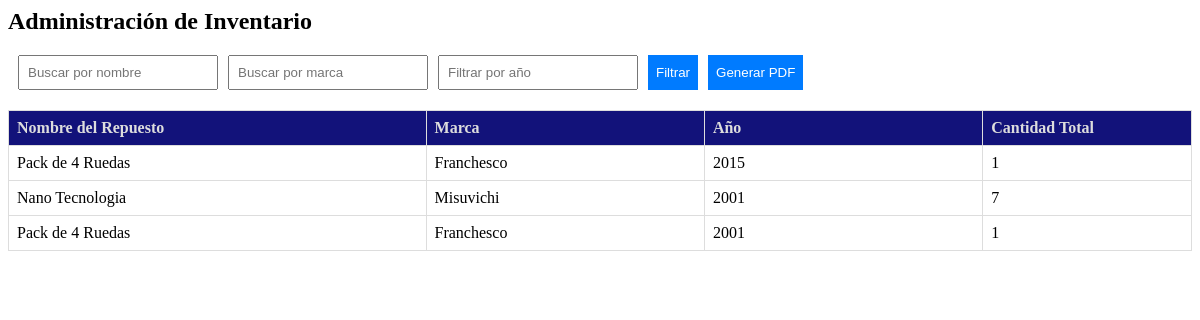
Page /adm_inv on the committed database.
### myapp/models.py (models this page shows)
class Inventario(models.Model):
    rep_nom = models.CharField(max_length=50)
    rep_marc = models.CharField(max_length=25)
    rep_anno = models.IntegerField(null=False)
    inv_cantTotal = models.IntegerField(default=0)

### myapp/views.py (the view)
# urls.py: path('adm_inv', views.adm_inv, name='adm_inv'),
def adm_inv(request):
    inventario = Inventario.objects.all()
    return render(request, 'admin/adm_inv.html', {'inventario': inventario})

### myapp/context_processor.py (called while the page is built)
def totalCarrito(request):
    total = 0
    if "carrito" in request.session.keys():
        for key, value in request.session["carrito"].items():
            total += (value["acumulado"])
    return {"totalCarrito": total}

### myapp/templates/admin/adm_inv.html (shortened to what this page needs)
<h2>Administración de Inventario</h2>
<form id="inventario-filter-form">
  <input
    type="text"
    id="search"
    name="search"
    placeholder="Buscar por nombre"
  />
  <input
    type="text"
    id="marca_filter"
    name="marca_filter"
    placeholder="Buscar por marca"
  />
  <input
    type="number"
    id="anno_filter"
    name="anno_filter"
    placeholder="Filtrar por año"
  />
  <button id="filtrar" type="button" onclick="filterInventario()">Filtrar</button>
  <button type="button" onclick="generatePDF()">Generar PDF</button>
</form>
<div class="col-md-12">
<table class="inventario-table">
  <thead>
      <tr>
          <th class="repuesto-nombre">Nombre del Repuesto</th>
          <th class="repuesto-marca">Marca</th>
          <th class="repuesto-anno">Año</th>
          <th class="cantidad-total">Cantidad Total</th>
      </tr>
  </thead>
  <tbody id="inventario-table-body">
      {% for inventario in inventario %}
          <tr>
              <td class="repuesto-nombre">{{ inventario.rep_nom }}</td>
              <td class="repuesto-marca">{{ inventario.rep_marc }}</td>
              <td class="repuesto-anno">{{ inventario.rep_anno }}</td>
              <td class="cantidad-total">{{ inventario.inv_cantTotal }}</td>
          </tr>
      {% endfor %}
  </tbody>
</table>
</div>

### myapp/templates/admin/adm_inv.html (style rules this page uses)
#inventario-filter-form { padding-left: 10px; margin-bottom: 20px; display: flex; flex-wrap: wrap; gap: 10px; }
#inventario-filter-form input { padding: 8px; width: 200px; }
#inventario-filter-form button { padding: 8px; background-color: #007bff; color: #fff; cursor: pointer; border: none; }
.inventario-table { width: 100%; border-collapse: collapse; margin-top: 20px; }
.inventario-table th { background-color: rgb(18, 18, 122); color: #ddd; }
.inventario-table th, .inventario-table td { border: 1px solid #ddd; padding: 8px; text-align: left; }
.repuesto-nombre { width: 30%; }
.repuesto-marca, .repuesto-anno { width: 20%; }
.cantidad-total { width: 15%; }

### rows in the picture
Inventario: rep_nom "Pack de 4 Ruedas", rep_marc "Franchesco", rep_anno "2015", inv_cantTotal "1"
Inventario: rep_nom "Nano Tecnologia", rep_marc "Misuvichi", rep_anno "2001", inv_cantTotal "7"
Inventario: rep_nom "Pack de 4 Ruedas", rep_marc "Franchesco", rep_anno "2001", inv_cantTotal "1"
